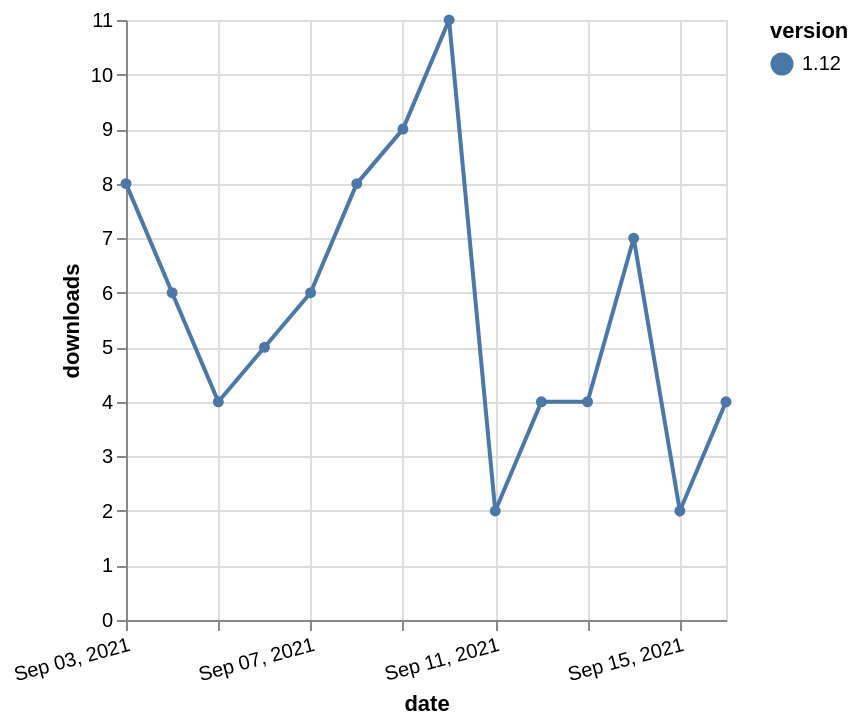

Source (Vega-Lite JSON):
### Vega-Lite specification from a JSON file in a GitHub repository (floating-point values rounded to 4 significant figures)
{"$schema": "https://vega.github.io/schema/vega-lite/v5.json", "description": "A simple bar chart with embedded data.", "data": {"values": [{"date": "2021-09-03", "total": 115003, "delta": 8, "version": "1.12"}, {"date": "2021-09-04", "total": 115009, "delta": 6, "version": "1.12"}, {"date": "2021-09-05", "total": 115013, "delta": 4, "version": "1.12"}, {"date": "2021-09-06", "total": 115018, "delta": 5, "version": "1.12"}, {"date": "2021-09-07", "total": 115024, "delta": 6, "version": "1.12"}, {"date": "2021-09-08", "total": 115032, "delta": 8, "version": "1.12"}, {"date": "2021-09-09", "total": 115041, "delta": 9, "version": "1.12"}, {"date": "2021-09-10", "total": 115052, "delta": 11, "version": "1.12"}, {"date": "2021-09-11", "total": 115054, "delta": 2, "version": "1.12"}, {"date": "2021-09-12", "total": 115058, "delta": 4, "version": "1.12"}, {"date": "2021-09-13", "total": 115062, "delta": 4, "version": "1.12"}, {"date": "2021-09-14", "total": 115069, "delta": 7, "version": "1.12"}, {"date": "2021-09-15", "total": 115071, "delta": 2, "version": "1.12"}, {"date": "2021-09-16", "total": 115075, "delta": 4, "version": "1.12"}]}, "width": "container", "mark": {"type": "line", "point": {"filled": true}}, "encoding": {"x": {"field": "date", "type": "temporal", "timeUnit": "yearmonthdate", "title": "date", "axis": {"labelAngle": -15}}, "y": {"field": "delta", "type": "quantitative", "title": "downloads"}, "color": {"field": "version", "type": "nominal"}, "tooltip": {"field": "delta"}}}
